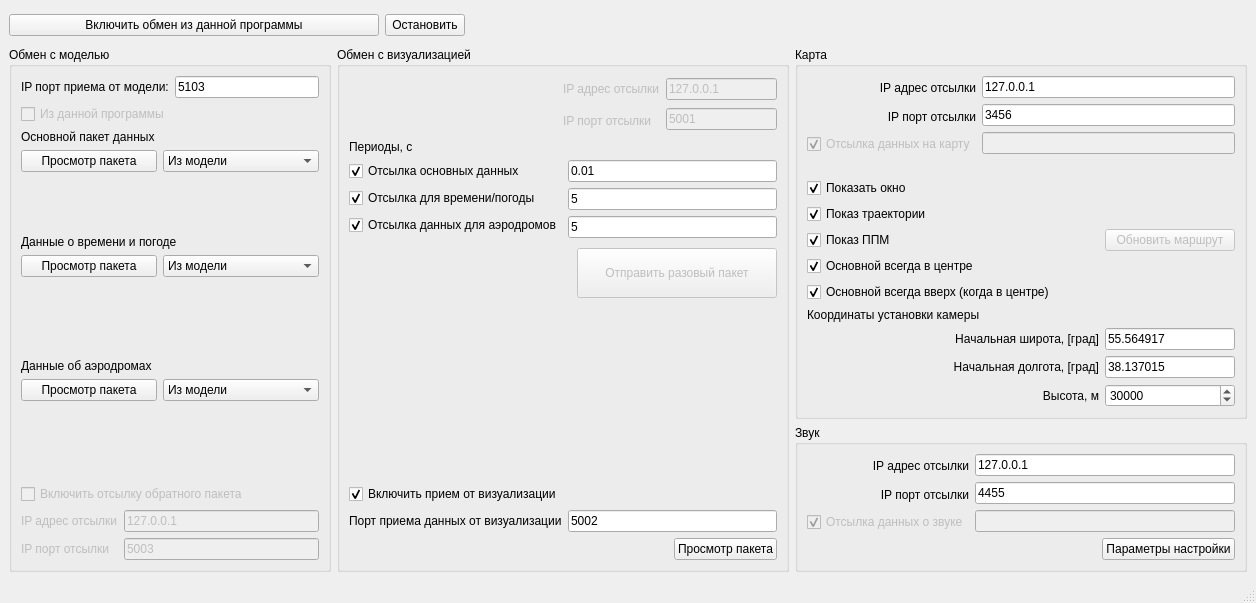
<?xml version="1.0" encoding="UTF-8"?>
<ui version="4.0">
 <class>MainWindow</class>
 <widget class="QMainWindow" name="MainWindow">
  <property name="windowModality">
   <enum>Qt::WindowModal</enum>
  </property>
  <property name="geometry">
   <rect>
    <x>0</x>
    <y>0</y>
    <width>1250</width>
    <height>593</height>
   </rect>
  </property>
  <property name="contextMenuPolicy">
   <enum>Qt::PreventContextMenu</enum>
  </property>
  <property name="windowTitle">
   <string>BIRD WRAPPER</string>
  </property>
  <widget class="QWidget" name="centralwidget">
   <layout class="QVBoxLayout" name="verticalLayout_23">
    <item>
     <layout class="QHBoxLayout" name="horizontalLayout_12">
      <item>
       <widget class="QPushButton" name="startPB">
        <property name="enabled">
         <bool>true</bool>
        </property>
        <property name="minimumSize">
         <size>
          <width>370</width>
          <height>0</height>
         </size>
        </property>
        <property name="maximumSize">
         <size>
          <width>270</width>
          <height>16777215</height>
         </size>
        </property>
        <property name="text">
         <string>Включить обмен из данной программы</string>
        </property>
        <property name="checkable">
         <bool>false</bool>
        </property>
        <property name="checked">
         <bool>false</bool>
        </property>
        <property name="autoExclusive">
         <bool>false</bool>
        </property>
       </widget>
      </item>
      <item>
       <widget class="QPushButton" name="stopPB">
        <property name="enabled">
         <bool>true</bool>
        </property>
        <property name="text">
         <string>Остановить</string>
        </property>
        <property name="checkable">
         <bool>false</bool>
        </property>
       </widget>
      </item>
      <item>
       <spacer name="horizontalSpacer_4">
        <property name="orientation">
         <enum>Qt::Horizontal</enum>
        </property>
        <property name="sizeHint" stdset="0">
         <size>
          <width>858</width>
          <height>32</height>
         </size>
        </property>
       </spacer>
      </item>
     </layout>
    </item>
    <item>
     <layout class="QHBoxLayout" name="horizontalLayout_19">
      <item>
       <widget class="QGroupBox" name="groupBox_3">
        <property name="title">
         <string>Обмен с моделью</string>
        </property>
        <layout class="QVBoxLayout" name="verticalLayout_12">
         <item>
          <layout class="QHBoxLayout" name="horizontalLayout">
           <item>
            <widget class="QLabel" name="label_7">
             <property name="text">
              <string>IP порт приема от модели:</string>
             </property>
            </widget>
           </item>
           <item>
            <widget class="QLineEdit" name="receivePortEdit">
             <property name="text">
              <string>5103</string>
             </property>
             <property name="alignment">
              <set>Qt::AlignLeading|Qt::AlignLeft|Qt::AlignVCenter</set>
             </property>
            </widget>
           </item>
          </layout>
         </item>
         <item>
          <widget class="QCheckBox" name="send_from_this">
           <property name="enabled">
            <bool>false</bool>
           </property>
           <property name="text">
            <string>Из данной программы</string>
           </property>
           <property name="checked">
            <bool>false</bool>
           </property>
          </widget>
         </item>
         <item>
          <widget class="QLabel" name="label_4">
           <property name="text">
            <string>Основной пакет данных</string>
           </property>
          </widget>
         </item>
         <item>
          <layout class="QVBoxLayout" name="verticalLayout_7">
           <item>
            <layout class="QHBoxLayout" name="horizontalLayout_8">
             <item>
              <widget class="QPushButton" name="mainVisPushButton">
               <property name="enabled">
                <bool>true</bool>
               </property>
               <property name="text">
                <string>Просмотр пакета</string>
               </property>
              </widget>
             </item>
             <item>
              <widget class="QComboBox" name="mainiComboBox">
               <property name="currentIndex">
                <number>0</number>
               </property>
               <item>
                <property name="text">
                 <string>Из модели</string>
                </property>
               </item>
               <item>
                <property name="text">
                 <string>Из данной программы</string>
                </property>
               </item>
              </widget>
             </item>
            </layout>
           </item>
           <item>
            <spacer name="verticalSpacer_3">
             <property name="orientation">
              <enum>Qt::Vertical</enum>
             </property>
             <property name="sizeHint" stdset="0">
              <size>
               <width>298</width>
               <height>68</height>
              </size>
             </property>
            </spacer>
           </item>
          </layout>
         </item>
         <item>
          <layout class="QVBoxLayout" name="verticalLayout_9">
           <item>
            <widget class="QLabel" name="label_5">
             <property name="text">
              <string>Данные о времени и погоде</string>
             </property>
            </widget>
           </item>
           <item>
            <layout class="QHBoxLayout" name="horizontalLayout_7">
             <item>
              <widget class="QPushButton" name="meteoPushButton">
               <property name="text">
                <string>Просмотр пакета</string>
               </property>
              </widget>
             </item>
             <item>
              <widget class="QComboBox" name="meteoComboBox">
               <property name="currentIndex">
                <number>0</number>
               </property>
               <item>
                <property name="text">
                 <string>Из модели</string>
                </property>
               </item>
               <item>
                <property name="text">
                 <string>Из данной программы</string>
                </property>
               </item>
              </widget>
             </item>
            </layout>
           </item>
           <item>
            <spacer name="verticalSpacer_2">
             <property name="orientation">
              <enum>Qt::Vertical</enum>
             </property>
             <property name="sizeHint" stdset="0">
              <size>
               <width>295</width>
               <height>88</height>
              </size>
             </property>
            </spacer>
           </item>
          </layout>
         </item>
         <item>
          <layout class="QVBoxLayout" name="verticalLayout_11">
           <item>
            <widget class="QLabel" name="label_6">
             <property name="text">
              <string>Данные об аэродромах</string>
             </property>
            </widget>
           </item>
           <item>
            <layout class="QHBoxLayout" name="horizontalLayout_6">
             <item>
              <widget class="QPushButton" name="AerodromsLightsPB">
               <property name="text">
                <string>Просмотр пакета</string>
               </property>
              </widget>
             </item>
             <item>
              <widget class="QComboBox" name="aerodrCB">
               <property name="currentIndex">
                <number>0</number>
               </property>
               <item>
                <property name="text">
                 <string>Из модели</string>
                </property>
               </item>
               <item>
                <property name="text">
                 <string>Из данной программы</string>
                </property>
               </item>
              </widget>
             </item>
            </layout>
           </item>
           <item>
            <spacer name="verticalSpacer">
             <property name="orientation">
              <enum>Qt::Vertical</enum>
             </property>
             <property name="sizeHint" stdset="0">
              <size>
               <width>295</width>
               <height>88</height>
              </size>
             </property>
            </spacer>
           </item>
          </layout>
         </item>
         <item>
          <layout class="QVBoxLayout" name="verticalLayout_10">
           <item>
            <widget class="QCheckBox" name="backwardChkBox">
             <property name="enabled">
              <bool>false</bool>
             </property>
             <property name="maximumSize">
              <size>
               <width>16777215</width>
               <height>25</height>
              </size>
             </property>
             <property name="text">
              <string>Включить отсылку обратного пакета</string>
             </property>
             <property name="checked">
              <bool>false</bool>
             </property>
            </widget>
           </item>
           <item>
            <layout class="QHBoxLayout" name="horizontalLayout_5">
             <item>
              <layout class="QVBoxLayout" name="verticalLayout_5">
               <item>
                <widget class="QLabel" name="label_9">
                 <property name="enabled">
                  <bool>false</bool>
                 </property>
                 <property name="text">
                  <string>IP адрес отсылки</string>
                 </property>
                </widget>
               </item>
               <item>
                <widget class="QLabel" name="label_10">
                 <property name="enabled">
                  <bool>false</bool>
                 </property>
                 <property name="text">
                  <string>IP порт отсылки</string>
                 </property>
                </widget>
               </item>
              </layout>
             </item>
             <item>
              <layout class="QVBoxLayout" name="verticalLayout_6">
               <item>
                <widget class="QLineEdit" name="backwIPedit">
                 <property name="enabled">
                  <bool>false</bool>
                 </property>
                 <property name="text">
                  <string>127.0.0.1</string>
                 </property>
                 <property name="alignment">
                  <set>Qt::AlignLeading|Qt::AlignLeft|Qt::AlignVCenter</set>
                 </property>
                 <property name="placeholderText">
                  <string>127.0.0.1</string>
                 </property>
                </widget>
               </item>
               <item>
                <widget class="QLineEdit" name="backwPortEdit">
                 <property name="enabled">
                  <bool>false</bool>
                 </property>
                 <property name="text">
                  <string>5003</string>
                 </property>
                 <property name="alignment">
                  <set>Qt::AlignLeading|Qt::AlignLeft|Qt::AlignVCenter</set>
                 </property>
                </widget>
               </item>
              </layout>
             </item>
            </layout>
           </item>
          </layout>
         </item>
        </layout>
       </widget>
      </item>
      <item>
       <widget class="QGroupBox" name="CHANgeVisgroupBox">
        <property name="title">
         <string>Обмен с визуализацией</string>
        </property>
        <layout class="QVBoxLayout" name="verticalLayout_24">
         <item>
          <layout class="QHBoxLayout" name="horizontalLayout_9">
           <item>
            <spacer name="horizontalSpacer_2">
             <property name="orientation">
              <enum>Qt::Horizontal</enum>
             </property>
             <property name="sizeHint" stdset="0">
              <size>
               <width>158</width>
               <height>58</height>
              </size>
             </property>
            </spacer>
           </item>
           <item>
            <layout class="QHBoxLayout" name="horizontalLayout_4">
             <item>
              <layout class="QVBoxLayout" name="verticalLayout_4">
               <item>
                <widget class="QLabel" name="label_3">
                 <property name="enabled">
                  <bool>false</bool>
                 </property>
                 <property name="text">
                  <string>IP адрес отсылки</string>
                 </property>
                </widget>
               </item>
               <item>
                <widget class="QLabel" name="label_2">
                 <property name="enabled">
                  <bool>false</bool>
                 </property>
                 <property name="text">
                  <string>IP порт отсылки</string>
                 </property>
                </widget>
               </item>
              </layout>
             </item>
             <item>
              <layout class="QVBoxLayout" name="verticalLayout_3">
               <item>
                <widget class="QLineEdit" name="sendIPEdit">
                 <property name="enabled">
                  <bool>false</bool>
                 </property>
                 <property name="text">
                  <string>127.0.0.1</string>
                 </property>
                 <property name="alignment">
                  <set>Qt::AlignLeading|Qt::AlignLeft|Qt::AlignVCenter</set>
                 </property>
                 <property name="placeholderText">
                  <string>127.0.0.1</string>
                 </property>
                </widget>
               </item>
               <item>
                <widget class="QLineEdit" name="sendPortEdit">
                 <property name="enabled">
                  <bool>false</bool>
                 </property>
                 <property name="text">
                  <string>5001</string>
                 </property>
                 <property name="alignment">
                  <set>Qt::AlignLeading|Qt::AlignLeft|Qt::AlignVCenter</set>
                 </property>
                </widget>
               </item>
              </layout>
             </item>
            </layout>
           </item>
          </layout>
         </item>
         <item>
          <widget class="QLabel" name="label">
           <property name="text">
            <string>Периоды, с</string>
           </property>
          </widget>
         </item>
         <item>
          <layout class="QHBoxLayout" name="horizontalLayout_3">
           <item>
            <layout class="QVBoxLayout" name="verticalLayout_2">
             <item>
              <widget class="QCheckBox" name="mainVisCheckBox">
               <property name="text">
                <string>Отсылка основных данных</string>
               </property>
               <property name="checked">
                <bool>true</bool>
               </property>
              </widget>
             </item>
             <item>
              <widget class="QCheckBox" name="meteoCheckBox">
               <property name="text">
                <string>Отсылка для времени/погоды</string>
               </property>
               <property name="checked">
                <bool>true</bool>
               </property>
              </widget>
             </item>
             <item>
              <widget class="QCheckBox" name="lightsCheckBox">
               <property name="text">
                <string>Отсылка данных для аэродромов</string>
               </property>
               <property name="checked">
                <bool>true</bool>
               </property>
              </widget>
             </item>
            </layout>
           </item>
           <item>
            <layout class="QVBoxLayout" name="verticalLayout">
             <item>
              <widget class="QLineEdit" name="mainVisIntervalEdit">
               <property name="enabled">
                <bool>true</bool>
               </property>
               <property name="contextMenuPolicy">
                <enum>Qt::ActionsContextMenu</enum>
               </property>
               <property name="acceptDrops">
                <bool>true</bool>
               </property>
               <property name="text">
                <string>0.01</string>
               </property>
               <property name="alignment">
                <set>Qt::AlignLeading|Qt::AlignLeft|Qt::AlignVCenter</set>
               </property>
               <property name="clearButtonEnabled">
                <bool>false</bool>
               </property>
              </widget>
             </item>
             <item>
              <widget class="QLineEdit" name="meteoIntervalEdit">
               <property name="enabled">
                <bool>true</bool>
               </property>
               <property name="text">
                <string>5</string>
               </property>
               <property name="alignment">
                <set>Qt::AlignLeading|Qt::AlignLeft|Qt::AlignVCenter</set>
               </property>
              </widget>
             </item>
             <item>
              <widget class="QLineEdit" name="aerodromsIntervalEdit">
               <property name="enabled">
                <bool>true</bool>
               </property>
               <property name="text">
                <string>5</string>
               </property>
               <property name="alignment">
                <set>Qt::AlignLeading|Qt::AlignLeft|Qt::AlignVCenter</set>
               </property>
              </widget>
             </item>
            </layout>
           </item>
          </layout>
         </item>
         <item>
          <layout class="QHBoxLayout" name="horizontalLayout_10">
           <item>
            <spacer name="horizontalSpacer">
             <property name="orientation">
              <enum>Qt::Horizontal</enum>
             </property>
             <property name="sizeHint" stdset="0">
              <size>
               <width>348</width>
               <height>58</height>
              </size>
             </property>
            </spacer>
           </item>
           <item>
            <widget class="QPushButton" name="sendOnceButton">
             <property name="enabled">
              <bool>false</bool>
             </property>
             <property name="minimumSize">
              <size>
               <width>200</width>
               <height>50</height>
              </size>
             </property>
             <property name="maximumSize">
              <size>
               <width>133</width>
               <height>16777215</height>
              </size>
             </property>
             <property name="text">
              <string>Отправить разовый пакет</string>
             </property>
             <property name="checkable">
              <bool>false</bool>
             </property>
            </widget>
           </item>
          </layout>
         </item>
         <item>
          <spacer name="verticalSpacer_4">
           <property name="orientation">
            <enum>Qt::Vertical</enum>
           </property>
           <property name="sizeHint" stdset="0">
            <size>
             <width>428</width>
             <height>276</height>
            </size>
           </property>
          </spacer>
         </item>
         <item>
          <layout class="QVBoxLayout" name="verticalLayout_8">
           <item>
            <widget class="QCheckBox" name="backwReceive">
             <property name="text">
              <string>Включить прием от визуализации</string>
             </property>
             <property name="checked">
              <bool>true</bool>
             </property>
            </widget>
           </item>
           <item>
            <layout class="QHBoxLayout" name="horizontalLayout_2">
             <item>
              <widget class="QLabel" name="label_8">
               <property name="text">
                <string>Порт приема данных от визуализации</string>
               </property>
              </widget>
             </item>
             <item>
              <widget class="QLineEdit" name="receivePortEdit_2">
               <property name="text">
                <string>5002</string>
               </property>
               <property name="alignment">
                <set>Qt::AlignLeading|Qt::AlignLeft|Qt::AlignVCenter</set>
               </property>
              </widget>
             </item>
            </layout>
           </item>
           <item>
            <layout class="QHBoxLayout" name="horizontalLayout_11">
             <item>
              <spacer name="horizontalSpacer_3">
               <property name="orientation">
                <enum>Qt::Horizontal</enum>
               </property>
               <property name="sizeHint" stdset="0">
                <size>
                 <width>448</width>
                 <height>18</height>
                </size>
               </property>
              </spacer>
             </item>
             <item>
              <widget class="QPushButton" name="CorrectPB">
               <property name="text">
                <string>Просмотр пакета</string>
               </property>
              </widget>
             </item>
            </layout>
           </item>
          </layout>
         </item>
        </layout>
       </widget>
      </item>
      <item>
       <layout class="QVBoxLayout" name="verticalLayout_20">
        <item>
         <widget class="QGroupBox" name="MapGroupBox">
          <property name="title">
           <string>Карта</string>
          </property>
          <layout class="QVBoxLayout" name="verticalLayout_22">
           <item>
            <layout class="QHBoxLayout" name="horizontalLayout_14">
             <item>
              <layout class="QVBoxLayout" name="verticalLayout_17">
               <item>
                <widget class="QLabel" name="label_16">
                 <property name="text">
                  <string>IP адрес отсылки</string>
                 </property>
                 <property name="alignment">
                  <set>Qt::AlignRight|Qt::AlignTrailing|Qt::AlignVCenter</set>
                 </property>
                </widget>
               </item>
               <item>
                <widget class="QLabel" name="label_17">
                 <property name="text">
                  <string>IP порт отсылки</string>
                 </property>
                 <property name="alignment">
                  <set>Qt::AlignRight|Qt::AlignTrailing|Qt::AlignVCenter</set>
                 </property>
                </widget>
               </item>
               <item>
                <widget class="QCheckBox" name="send2mapCHb">
                 <property name="enabled">
                  <bool>false</bool>
                 </property>
                 <property name="text">
                  <string>Отсылка данных на карту</string>
                 </property>
                 <property name="checked">
                  <bool>true</bool>
                 </property>
                </widget>
               </item>
              </layout>
             </item>
             <item>
              <layout class="QVBoxLayout" name="verticalLayout_18">
               <item>
                <widget class="QLineEdit" name="mapIPsend">
                 <property name="text">
                  <string>127.0.0.1</string>
                 </property>
                 <property name="alignment">
                  <set>Qt::AlignLeading|Qt::AlignLeft|Qt::AlignVCenter</set>
                 </property>
                 <property name="placeholderText">
                  <string>127.0.0.1</string>
                 </property>
                </widget>
               </item>
               <item>
                <widget class="QLineEdit" name="portMapSend">
                 <property name="text">
                  <string>3456</string>
                 </property>
                 <property name="alignment">
                  <set>Qt::AlignLeading|Qt::AlignLeft|Qt::AlignVCenter</set>
                 </property>
                </widget>
               </item>
               <item>
                <widget class="QLineEdit" name="timeMap">
                 <property name="enabled">
                  <bool>false</bool>
                 </property>
                 <property name="contextMenuPolicy">
                  <enum>Qt::ActionsContextMenu</enum>
                 </property>
                 <property name="acceptDrops">
                  <bool>true</bool>
                 </property>
                 <property name="text">
                  <string>0.01</string>
                 </property>
                 <property name="echoMode">
                  <enum>QLineEdit::NoEcho</enum>
                 </property>
                 <property name="alignment">
                  <set>Qt::AlignLeading|Qt::AlignLeft|Qt::AlignVCenter</set>
                 </property>
                 <property name="clearButtonEnabled">
                  <bool>false</bool>
                 </property>
                </widget>
               </item>
              </layout>
             </item>
            </layout>
           </item>
           <item>
            <spacer name="horizontalSpacer_7">
             <property name="orientation">
              <enum>Qt::Horizontal</enum>
             </property>
             <property name="sizeHint" stdset="0">
              <size>
               <width>377</width>
               <height>18</height>
              </size>
             </property>
            </spacer>
           </item>
           <item>
            <layout class="QHBoxLayout" name="horizontalLayout_21">
             <item>
              <layout class="QVBoxLayout" name="verticalLayout_14">
               <item>
                <widget class="QCheckBox" name="showWindchB">
                 <property name="text">
                  <string>Показать окно</string>
                 </property>
                 <property name="checked">
                  <bool>true</bool>
                 </property>
                </widget>
               </item>
               <item>
                <widget class="QCheckBox" name="showTrajChB">
                 <property name="text">
                  <string>Показ траектории</string>
                 </property>
                 <property name="checked">
                  <bool>true</bool>
                 </property>
                </widget>
               </item>
               <item>
                <widget class="QCheckBox" name="showRoutechB">
                 <property name="text">
                  <string>Показ ППМ</string>
                 </property>
                 <property name="checked">
                  <bool>true</bool>
                 </property>
                </widget>
               </item>
               <item>
                <widget class="QCheckBox" name="followMainPlainCHB">
                 <property name="text">
                  <string>Основной всегда в центре</string>
                 </property>
                 <property name="checked">
                  <bool>true</bool>
                 </property>
                </widget>
               </item>
               <item>
                <widget class="QCheckBox" name="isOrientCamchB">
                 <property name="text">
                  <string>Основной всегда вверх (когда в центре)</string>
                 </property>
                 <property name="checked">
                  <bool>true</bool>
                 </property>
                </widget>
               </item>
              </layout>
             </item>
             <item>
              <layout class="QVBoxLayout" name="verticalLayout_21">
               <item>
                <layout class="QHBoxLayout" name="horizontalLayout_15">
                 <item>
                  <widget class="QPushButton" name="routePushB">
                   <property name="enabled">
                    <bool>false</bool>
                   </property>
                   <property name="minimumSize">
                    <size>
                     <width>130</width>
                     <height>0</height>
                    </size>
                   </property>
                   <property name="maximumSize">
                    <size>
                     <width>130</width>
                     <height>16777215</height>
                    </size>
                   </property>
                   <property name="text">
                    <string>Обновить маршрут</string>
                   </property>
                  </widget>
                 </item>
                </layout>
               </item>
              </layout>
             </item>
            </layout>
           </item>
           <item>
            <layout class="QVBoxLayout" name="verticalLayout_15">
             <item>
              <widget class="QLabel" name="label_14">
               <property name="text">
                <string>Координаты установки камеры</string>
               </property>
              </widget>
             </item>
             <item>
              <layout class="QHBoxLayout" name="horizontalLayout_16">
               <item>
                <widget class="QLabel" name="label_12">
                 <property name="text">
                  <string>Начальная широта, [град]</string>
                 </property>
                 <property name="alignment">
                  <set>Qt::AlignRight|Qt::AlignTrailing|Qt::AlignVCenter</set>
                 </property>
                </widget>
               </item>
               <item>
                <widget class="QLineEdit" name="centerLat">
                 <property name="maximumSize">
                  <size>
                   <width>130</width>
                   <height>16777215</height>
                  </size>
                 </property>
                 <property name="text">
                  <string>55.564917</string>
                 </property>
                </widget>
               </item>
              </layout>
             </item>
             <item>
              <layout class="QHBoxLayout" name="horizontalLayout_17">
               <item>
                <widget class="QLabel" name="label_13">
                 <property name="text">
                  <string>Начальная долгота, [град]</string>
                 </property>
                 <property name="alignment">
                  <set>Qt::AlignRight|Qt::AlignTrailing|Qt::AlignVCenter</set>
                 </property>
                </widget>
               </item>
               <item>
                <widget class="QLineEdit" name="centerLon">
                 <property name="maximumSize">
                  <size>
                   <width>130</width>
                   <height>16777215</height>
                  </size>
                 </property>
                 <property name="text">
                  <string>38.137015</string>
                 </property>
                </widget>
               </item>
              </layout>
             </item>
             <item>
              <layout class="QHBoxLayout" name="horizontalLayout_18">
               <item>
                <widget class="QLabel" name="label_15">
                 <property name="text">
                  <string>Высота, м</string>
                 </property>
                 <property name="alignment">
                  <set>Qt::AlignRight|Qt::AlignTrailing|Qt::AlignVCenter</set>
                 </property>
                </widget>
               </item>
               <item>
                <widget class="QSpinBox" name="mapHeiihtspinBox">
                 <property name="maximumSize">
                  <size>
                   <width>130</width>
                   <height>16777215</height>
                  </size>
                 </property>
                 <property name="mouseTracking">
                  <bool>true</bool>
                 </property>
                 <property name="maximum">
                  <number>10000000</number>
                 </property>
                 <property name="singleStep">
                  <number>100</number>
                 </property>
                 <property name="value">
                  <number>30000</number>
                 </property>
                 <property name="displayIntegerBase">
                  <number>10</number>
                 </property>
                </widget>
               </item>
              </layout>
             </item>
            </layout>
           </item>
          </layout>
         </widget>
        </item>
        <item>
         <widget class="QGroupBox" name="SoundGrBox">
          <property name="title">
           <string>Звук</string>
          </property>
          <layout class="QVBoxLayout" name="verticalLayout_25">
           <item>
            <layout class="QVBoxLayout" name="verticalLayout_16">
             <item>
              <layout class="QHBoxLayout" name="horizontalLayout_13">
               <item>
                <layout class="QVBoxLayout" name="verticalLayout_19">
                 <item>
                  <widget class="QLabel" name="label_18">
                   <property name="text">
                    <string>IP адрес отсылки</string>
                   </property>
                   <property name="alignment">
                    <set>Qt::AlignRight|Qt::AlignTrailing|Qt::AlignVCenter</set>
                   </property>
                  </widget>
                 </item>
                 <item>
                  <widget class="QLabel" name="label_19">
                   <property name="text">
                    <string>IP порт отсылки</string>
                   </property>
                   <property name="alignment">
                    <set>Qt::AlignRight|Qt::AlignTrailing|Qt::AlignVCenter</set>
                   </property>
                  </widget>
                 </item>
                 <item>
                  <widget class="QCheckBox" name="send2SOUNDCHb">
                   <property name="enabled">
                    <bool>false</bool>
                   </property>
                   <property name="text">
                    <string>Отсылка данных о звуке</string>
                   </property>
                   <property name="checked">
                    <bool>true</bool>
                   </property>
                  </widget>
                 </item>
                </layout>
               </item>
               <item>
                <layout class="QVBoxLayout" name="verticalLayout_13">
                 <item>
                  <widget class="QLineEdit" name="soundIPsend">
                   <property name="text">
                    <string>127.0.0.1</string>
                   </property>
                   <property name="alignment">
                    <set>Qt::AlignLeading|Qt::AlignLeft|Qt::AlignVCenter</set>
                   </property>
                   <property name="placeholderText">
                    <string>127.0.0.1</string>
                   </property>
                  </widget>
                 </item>
                 <item>
                  <widget class="QLineEdit" name="soundPortSend">
                   <property name="text">
                    <string>4455</string>
                   </property>
                   <property name="alignment">
                    <set>Qt::AlignLeading|Qt::AlignLeft|Qt::AlignVCenter</set>
                   </property>
                  </widget>
                 </item>
                 <item>
                  <widget class="QLineEdit" name="soundTime">
                   <property name="enabled">
                    <bool>false</bool>
                   </property>
                   <property name="contextMenuPolicy">
                    <enum>Qt::ActionsContextMenu</enum>
                   </property>
                   <property name="acceptDrops">
                    <bool>true</bool>
                   </property>
                   <property name="text">
                    <string>0.01</string>
                   </property>
                   <property name="echoMode">
                    <enum>QLineEdit::NoEcho</enum>
                   </property>
                   <property name="alignment">
                    <set>Qt::AlignLeading|Qt::AlignLeft|Qt::AlignVCenter</set>
                   </property>
                   <property name="clearButtonEnabled">
                    <bool>false</bool>
                   </property>
                  </widget>
                 </item>
                </layout>
               </item>
              </layout>
             </item>
             <item>
              <layout class="QHBoxLayout" name="horizontalLayout_20">
               <item>
                <spacer name="horizontalSpacer_5">
                 <property name="orientation">
                  <enum>Qt::Horizontal</enum>
                 </property>
                 <property name="sizeHint" stdset="0">
                  <size>
                   <width>188</width>
                   <height>18</height>
                  </size>
                 </property>
                </spacer>
               </item>
               <item>
                <widget class="QPushButton" name="soundPB">
                 <property name="text">
                  <string>Параметры настройки</string>
                 </property>
                </widget>
               </item>
              </layout>
             </item>
            </layout>
           </item>
           <item>
            <spacer name="verticalSpacer_5">
             <property name="orientation">
              <enum>Qt::Vertical</enum>
             </property>
             <property name="sizeHint" stdset="0">
              <size>
               <width>428</width>
               <height>40</height>
              </size>
             </property>
            </spacer>
           </item>
          </layout>
         </widget>
        </item>
       </layout>
      </item>
     </layout>
    </item>
   </layout>
  </widget>
  <widget class="QStatusBar" name="statusbar"/>
 </widget>
 <resources/>
 <connections/>
</ui>
